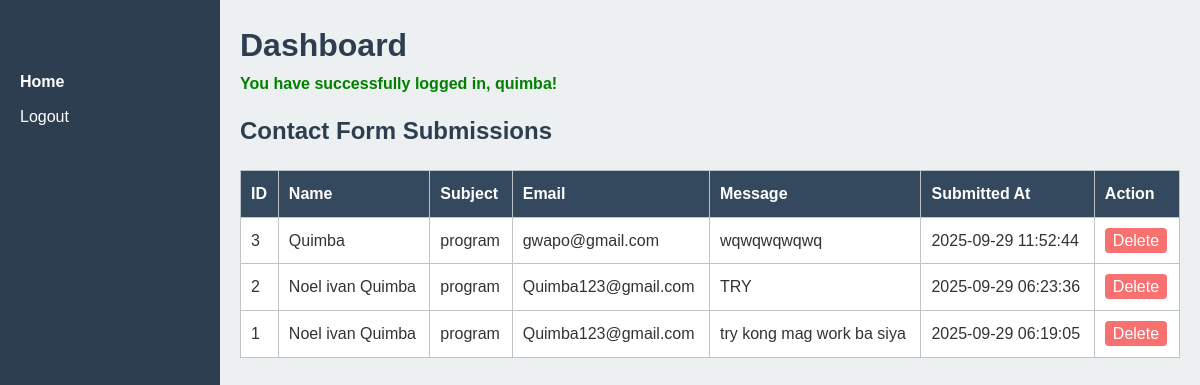
Before: /formIPT/Portfolio/dashboard.php (signed in) with the older database file.
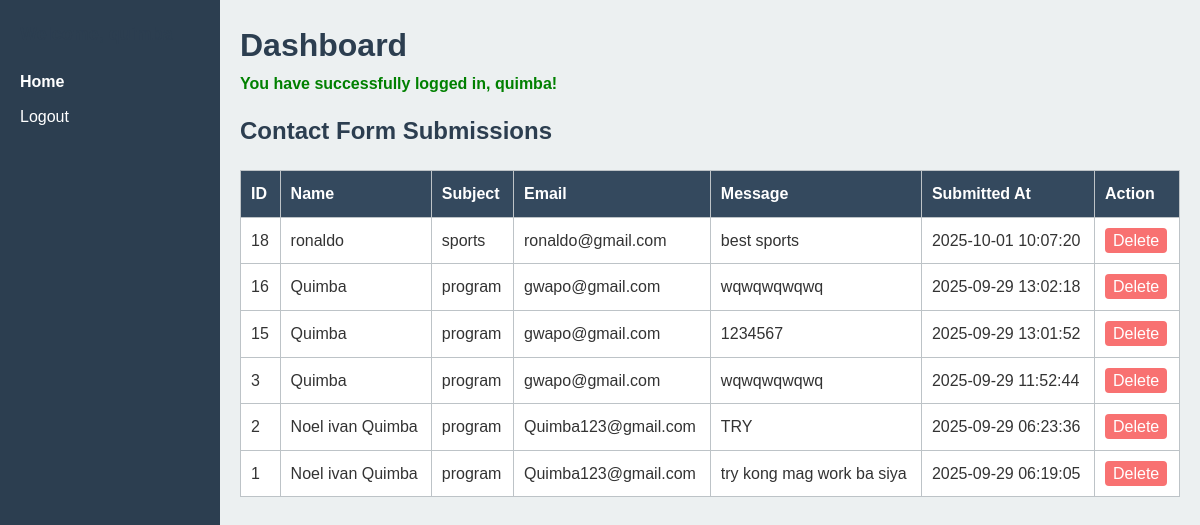
After: the same page with the newer database file.
### tables this page shows
CREATE TABLE `email` (
  `id` int(11) NOT NULL,
  `name` varchar(120) NOT NULL,
  `subject` varchar(255) NOT NULL,
  `recipient_email` varchar(255) NOT NULL,
  `messages` text NOT NULL,
  `sent_at` datetime NOT NULL,
  `created_at` timestamp NOT NULL DEFAULT current_timestamp()
);

### formIPT/Portfolio/dashboard.php (the view, shortened to what this page needs)
<?php
include('config.php');
$stmt = $conn->prepare("
    SELECT id, name, subject, recipient_email, messages, created_at
    FROM email
    ORDER BY created_at DESC
");
$stmt->execute();
$result = $stmt->get_result();
?>
<!doctype html>
<html lang="en">
<head>
<link rel="stylesheet" href="style.css">
</head>
<body>
<div class="dashboard-wrapper">
    <div class="sidebar">
        <h2>Welcome, <?= htmlspecialchars($_SESSION['username']) ?></h2>
        <ul>
            <li><a href="dashboard.php" class="active">Home</a></li>
            <li><a href="logout.php">Logout</a></li>
        </ul>
    </div>
    <div class="main-content">
        <h1>Dashboard</h1>
        <p class="success-message">You have successfully logged in, <?= htmlspecialchars($_SESSION['username']) ?>!</p>
        <h2>Contact Form Submissions</h2>
        <?php if ($result->num_rows > 0): ?>
        <table>
            <thead>
                <tr>
                    <th>ID</th>
                    <th>Name</th>
                    <th>Subject</th>
                    <th>Email</th>
                    <th>Message</th>
                    <th>Submitted At</th>
                    <th>Action</th>
                </tr>
            </thead>
            <tbody>
                <?php while ($row = $result->fetch_assoc()): ?>
                <tr>
                    <td><?= $row['id'] ?></td>
                    <td><?= htmlspecialchars($row['name']) ?></td>
                    <td><?= htmlspecialchars($row['subject']) ?></td>
                    <td><?= htmlspecialchars($row['recipient_email']) ?></td>
                    <td><?= htmlspecialchars($row['messages']) ?></td>
                    <td><?= $row['created_at'] ?></td>
                    <td>
                        <a href="dashboard.php?delete_id=<?= $row['id'] ?>" class="delete-btn" onclick="return confirm('Are you sure you want to delete this message?');">Delete</a>
                    </td>
                </tr>
                <?php endwhile; ?>
            </tbody>
        </table>
        <?php else: ?>
            <p>No contact form submissions yet.</p>
        <?php endif; ?>
    </div>
</div>
</body>
</html>

Changed rows visible on the page:
added email: id "18", name "ronaldo", subject "sports", recipient_email "ronaldo@gmail.com", messages "best sports", created_at "2025-10-01 10:07:20"
added email: id "16", name "Quimba", subject "program", recipient_email "gwapo@gmail.com", messages "wqwqwqwqwq", created_at "2025-09-29 13:02:18"
added email: id "15", name "Quimba", subject "program", recipient_email "gwapo@gmail.com", messages "1234567", created_at "2025-09-29 13:01:52"
